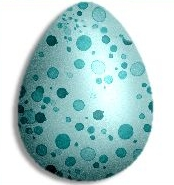
%> input picture Hough_Transform/egg.jpg, 174 x 185 px
$ octave Untitled.m   (GNU Octave 9; MATLAB toolbox functions it lacks are replaced by stand-ins)
%> lines starting %> are read from the running program, lines starting %| are printed output that depends on the picture
%image = imread('egg.jpg');
%img = uint8(image);
%arr = detectCircles(img, 5,0)

img = imread('egg.jpg');
%> img is the input picture: size 185x174x3 uint8; mean R, G, B 174.1, 205.8, 206.1
img = rgb2gray(img);
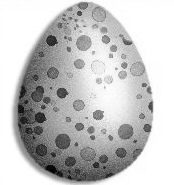
%> img: size 185x174 uint8; min 0, max 255, mean 196.4
figure();
imshow(img);
imgf = fft(img);
imgf = fftshift(imgf);
%imgf = abs(imgf);
figure();
imshow(imgf);
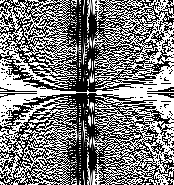
%> displayed picture: size 185x174, on the screen's scale of 0 to 255; min 0, max 255, mean 123.6

img = imrotate(img, 30);
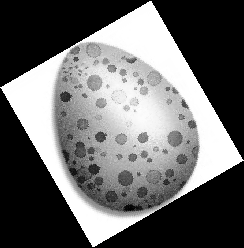
%> img: size 248x244 uint8; min 0, max 255, mean 104.5
figure()
imgf = fft(img);
imgf = fftshift(imgf);
%imgf = abs(imgf);
figure();
imshow(imgf);
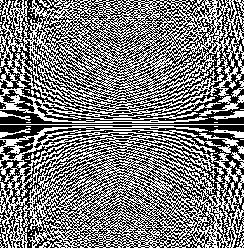
%> displayed picture: size 248x244, on the screen's scale of 0 to 255; min 0, max 255, mean 123.9
